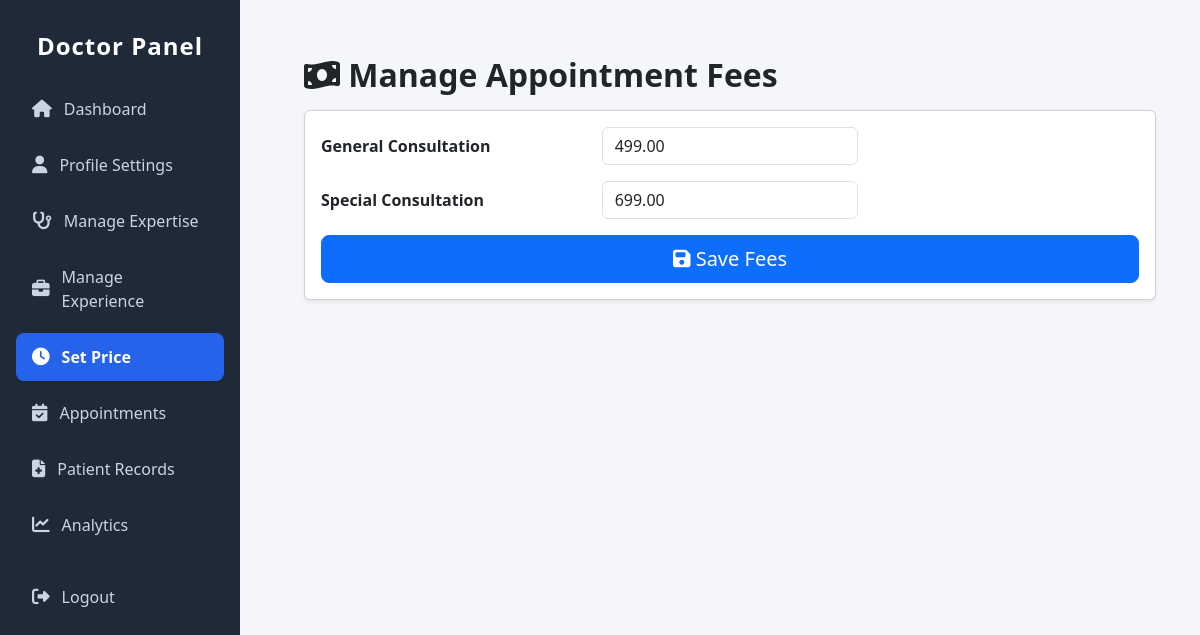
/users/doctor/manage-fees/ (signed in), run on an earlier commit of the app's database.
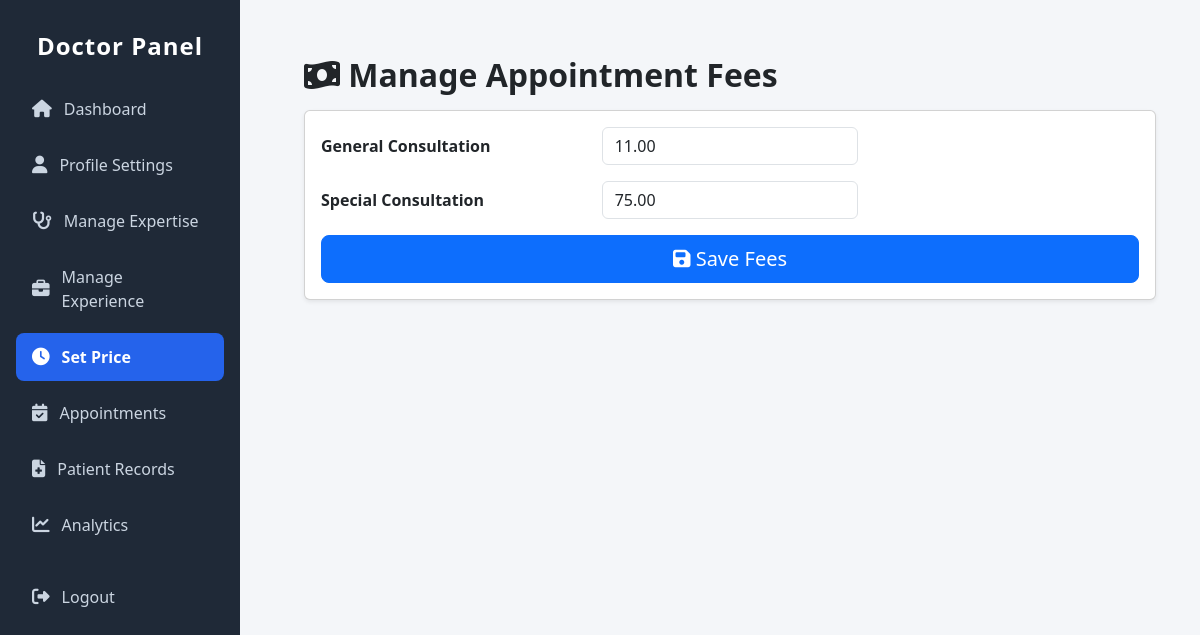
And on a later commit of the database.
### doctor/models.py (models this page shows, shortened)
class DoctorAppointmentFee(models.Model):
    APPOINTMENT_CATEGORIES = [
        ('General', 'General Consultation'),
        ('Special', 'Special Consultation'),
    ]
    doctor = models.ForeignKey(Doctor, on_delete=models.CASCADE, related_name='appointment_fees')
    category = models.CharField(max_length=50, choices=APPOINTMENT_CATEGORIES)
    price = models.DecimalField(max_digits=10, decimal_places=2)
    class Meta:
        unique_together = ('doctor', 'category')  # Prevent duplicates

### doctor/views.py (the view, shortened to what this page needs)
# urls.py: path('manage-fees/', views.manage_appointment_fees, name='manage_appointment_fees'),
@login_required
def manage_appointment_fees(request):
    doctor = get_object_or_404(Doctor, user=request.user)
    categories = DoctorAppointmentFee.APPOINTMENT_CATEGORIES
    fees_list = []
    for key, label in categories:
        fee = doctor.appointment_fees.filter(category=key).first()
        fees_list.append({
            'key': key,
            'label': label,
            'fee': fee.price if fee else ''
        })
    context = {
        'fees_list': fees_list
    }
    return render(request, 'doctor/manage_appointment_fees.html', context)

### doctor/templates/doctor/manage_appointment_fees.html (shortened to what this page needs)
{% extends 'doctor/doctor_sidebar.html' %}
{% block content %}
<div class="container mt-4">
    <h2 class="fw-bold mb-3">
        <i class="fa-solid fa-money-bill-wave"></i> Manage Appointment Fees
    </h2>
    <div class="card shadow-sm">
        <div class="card-body">
            <form method="POST">
                {% for item in fees_list %}
                    <div class="mb-3 row align-items-center">
                        <label class="col-md-4 col-form-label fw-semibold">
                            {{ item.label }}
                        </label>
                        <div class="col-md-4">
                            <input type="number"
                                   step="1"
                                   min="0"
                                   name="price_{{ item.key }}"
                                   class="form-control"
                                   placeholder="Enter fee"
                                   value="{{ item.fee }}">
                        </div>
                    </div>
                {% endfor %}
                <div class="d-grid mt-3">
                    <button type="submit" class="btn btn-primary btn-lg">
                        <i class="fa-solid fa-save"></i> Save Fees
                    </button>
                </div>
            </form>
        </div>
    </div>
</div>
{% endblock %}

What changed in the data, as far as the page shows it:
changed DoctorAppointmentFee (number 1 of 2 on the later page): fee "499.00" → "11.00"
changed DoctorAppointmentFee (number 2 of 2 on the later page): fee "699.00" → "75.00"
